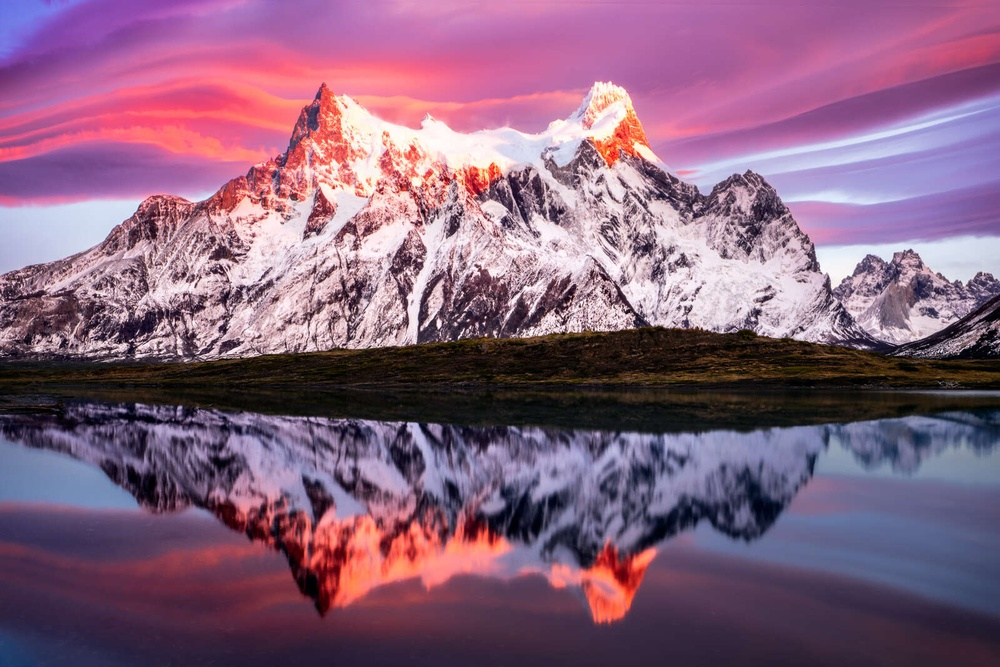
#> input picture high.jpg, 1000 x 667 px, shrunk from 1600 x 1067 before the run
$ python img_svd.py
#> lines starting #> are read from the running program, lines starting #| are printed output that depends on the picture
### my_svd.py
import numpy as np

def SVD(A, full_matrices=True):
    m, n = A.shape

    u = A @ A.T
    eigvals_U, eigvecs_U = np.linalg.eigh(u)

    idx = np.argsort(eigvals_U)[::-1]
    eigvals_U = eigvals_U[idx]
    eigvecs_U = eigvecs_U[:, idx]

    diagnol_vals = np.sqrt(np.maximum(eigvals_U, 0))

    U = eigvecs_U


    nonzero_idx = diagnol_vals > 1e-10
    sigma = np.diag(1 / diagnol_vals[nonzero_idx])
    V_partial = sigma @ U[:, nonzero_idx].T @ A
    V = np.zeros((n, n))
    V[:V_partial.shape[0], :] = V_partial

    if full_matrices:
        U = np.pad(U, ((0, 0), (0, n - m)), mode='constant') if m < n else U
        V = V
    else:
        k = min(m, n)
        U = U[:, :k]
        diagnol_vals = diagnol_vals[:k]
        V = V[:k, :]

    return U, diagnol_vals, V

### img_svd.py
import matplotlib.pyplot as plt
from matplotlib.image import imread
import numpy as np
import my_svd

A = imread('high.jpg').astype(float)

# Split into R, G, B channels
R = A[:, :, 0]
G = A[:, :, 1]
B = A[:, :, 2]

# Apply SVD to each channel
Ur, Sr, Vr = my_svd.SVD(R, full_matrices=True)
#> in SVD, `eigvals_U, eigvecs_U = np.linalg.eigh(u)`:
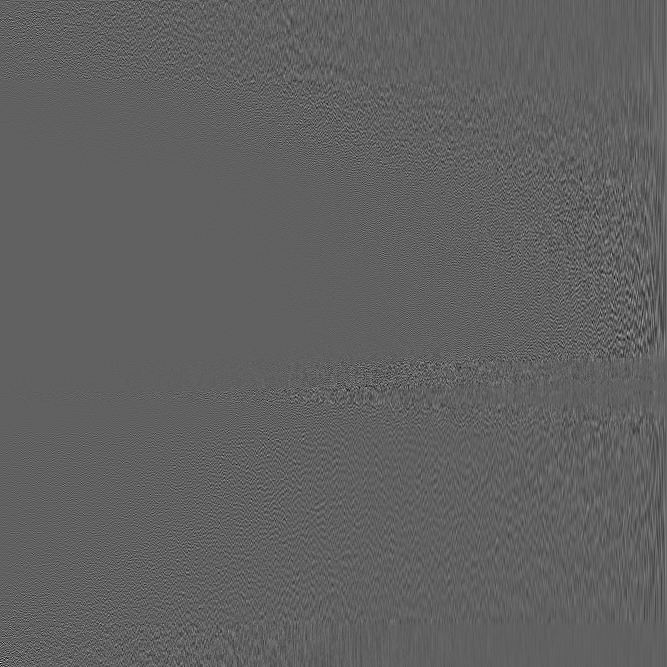
#> eigvecs_U: shape (667, 667) float64; min -0.319, max 0.519, mean 4.94e-05; drawn with min black and max white
#> in SVD, `eigvals_U, eigvecs_U = np.linalg.eigh(u)`: eigvals_U = 667 values from 14.24 to 1.45e+10
#> in SVD, `idx = np.argsort(eigvals_U)[::-1]`: idx = 667 values, max 666 at index 0, min 0 at index 666, mean 333
#> in SVD, `eigvals_U = eigvals_U[idx]`: eigvals_U = 667 values, max 1.45e+10 at index 0, min 14.24 at index 666, mean 23566390.4
#> in SVD, `diagnol_vals = np.sqrt(np.maximum(eigvals_U, 0))`: diagnol_vals = 667 values, max 120613.8 at index 0, min 3.77 at index 666, mean 707.4
#> in SVD, `U = np.pad(U, ((0, 0), (0, n - m)), mode='constant') if m < n else U`:
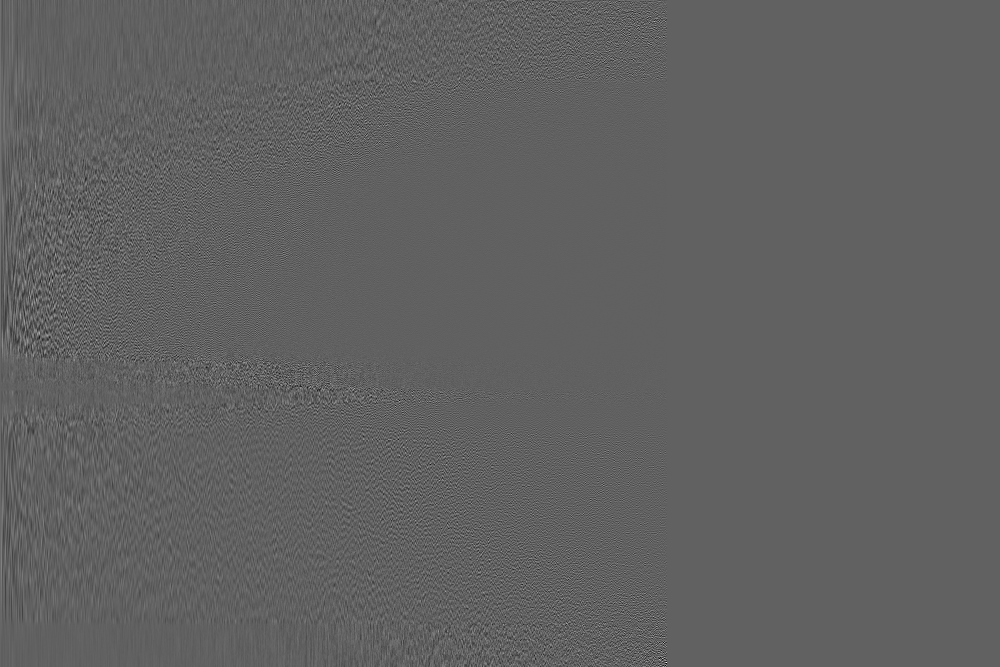
#> U: shape (667, 1000) float64; min -0.319, max 0.519, mean 3.29e-05; drawn with min black and max white
#> Sr has the same summary as diagnol_vals in SVD
Ug, Sg, Vg = my_svd.SVD(G, full_matrices=True)
#> call 2 of SVD, with full_matrices = True
#> in SVD (call 2), `eigvals_U, eigvecs_U = np.linalg.eigh(u)`:
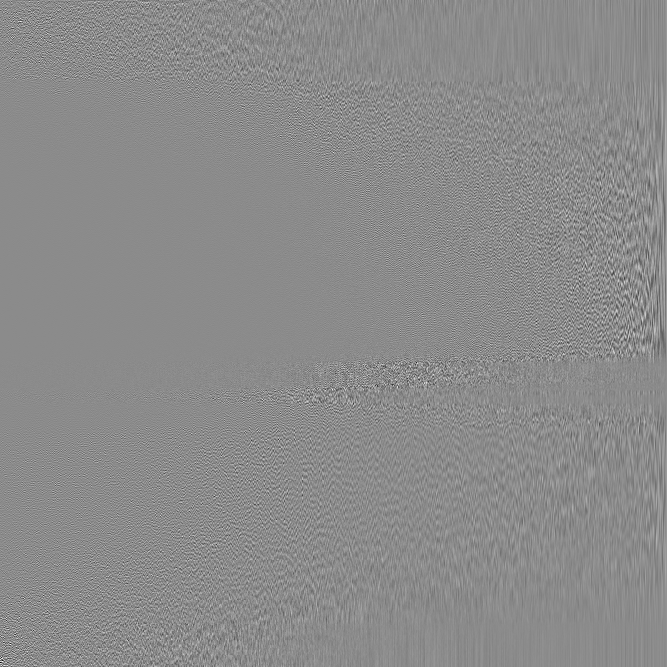
#> eigvecs_U: shape (667, 667) float64; min -0.406, max 0.336, mean 2.56e-05; drawn with min black and max white
#> in SVD (call 2), `eigvals_U, eigvecs_U = np.linalg.eigh(u)`: eigvals_U = 667 values from 12.02 to 7.74e+09
#> in SVD (call 2), `eigvals_U = eigvals_U[idx]`: eigvals_U = 667 values, max 7.74e+09 at index 0, min 12.02 at index 666, mean 13244077.2
#> in SVD (call 2), `diagnol_vals = np.sqrt(np.maximum(eigvals_U, 0))`: diagnol_vals = 667 values, max 88003.1 at index 0, min 3.47 at index 666, mean 642.5
#> Sg has the same summary as diagnol_vals in SVD
Ub, Sb, Vb = my_svd.SVD(B, full_matrices=True)
#> call 3 of SVD, with full_matrices = True
#> in SVD (call 3), `eigvals_U, eigvecs_U = np.linalg.eigh(u)`:
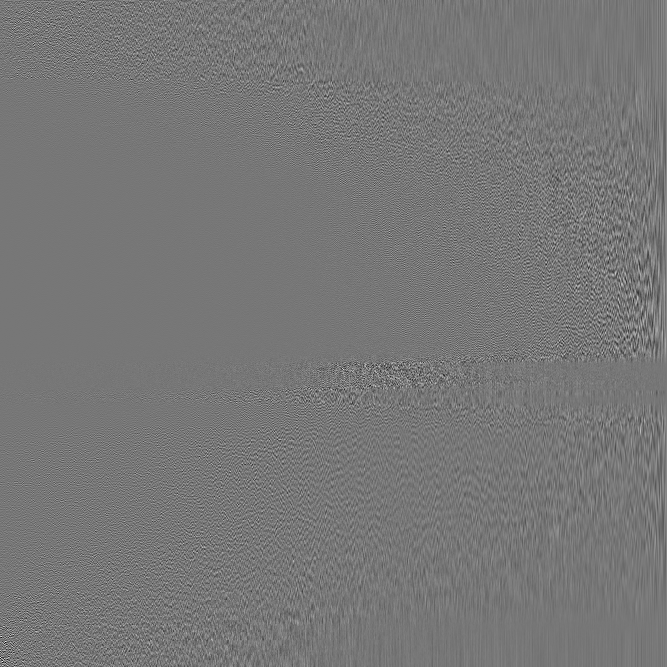
#> eigvecs_U: shape (667, 667) float64; min -0.35, max 0.397, mean 5.8e-05; drawn with min black and max white
#> in SVD (call 3), `eigvals_U, eigvecs_U = np.linalg.eigh(u)`: eigvals_U = 667 values from 15.1 to 1.21e+10
#> in SVD (call 3), `eigvals_U = eigvals_U[idx]`: eigvals_U = 667 values, max 1.21e+10 at index 0, min 15.1 at index 666, mean 19875045.4
#> in SVD (call 3), `diagnol_vals = np.sqrt(np.maximum(eigvals_U, 0))`: diagnol_vals = 667 values, max 110124.4 at index 0, min 3.89 at index 666, mean 677
#> in SVD (call 3), `U = np.pad(U, ((0, 0), (0, n - m)), mode='constant') if m < n else U`:
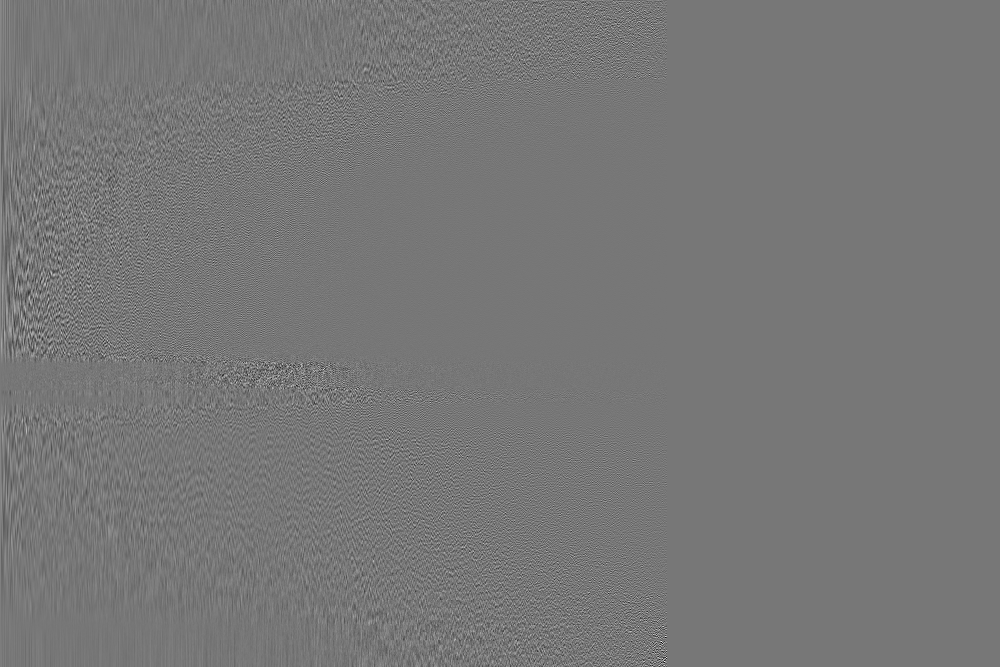
#> U: shape (667, 1000) float64; min -0.35, max 0.397, mean 3.87e-05; drawn with min black and max white
#> Sb has the same summary as diagnol_vals in SVD

# Choose how many singular values to keep
k = 100

# [7 lines of commented-out code are left out]
R_recon = Ur[:, :k] @ np.diag(Sr[:k]) @ Vr[:k, :]
G_recon = Ug[:, :k] @ np.diag(Sg[:k]) @ Vg[:k, :]
B_recon = Ub[:, :k] @ np.diag(Sb[:k]) @ Vb[:k, :]
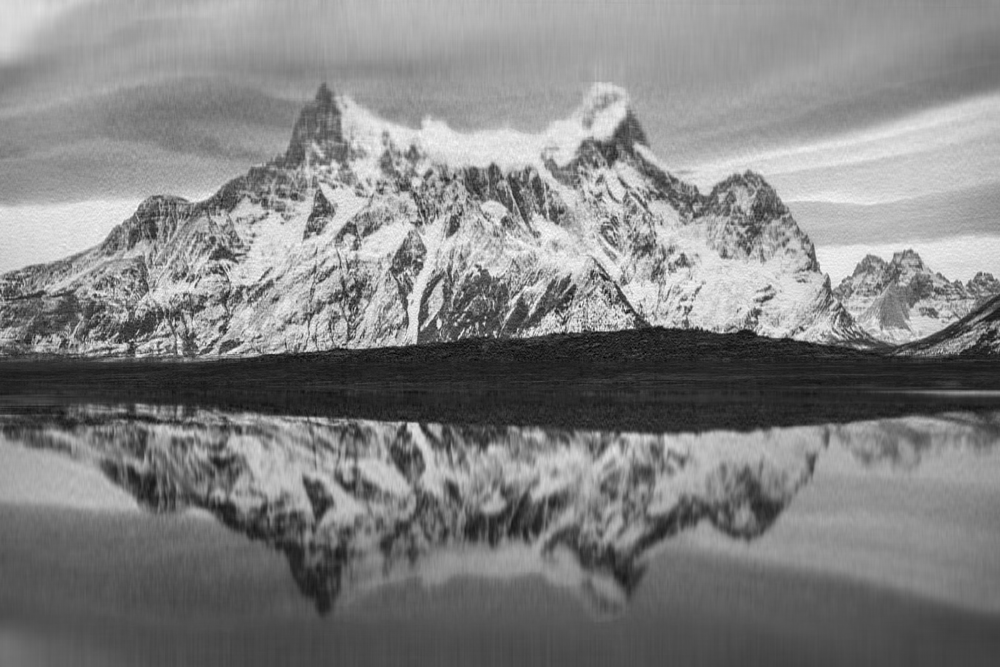
#> B_recon: shape (667, 1000) float64; min -34.44, max 276.6, mean 124.5; drawn with min black and max white

# Stack channels back
A_recon = np.stack((R_recon, G_recon, B_recon), axis=2)
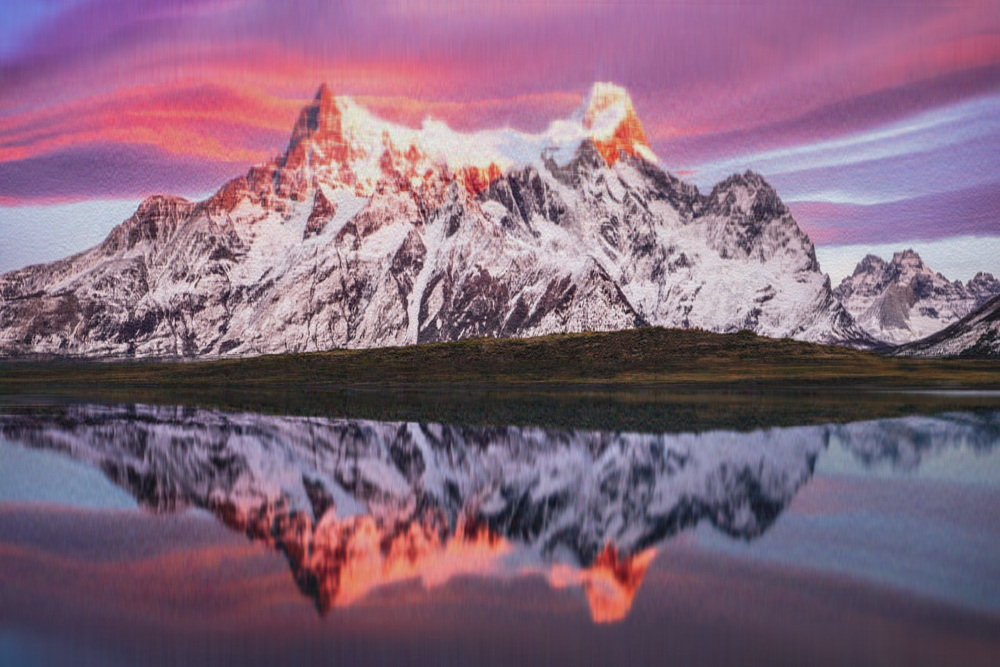
#> A_recon: shape (667, 1000, 3) float64; mean R, G, B 134.8, 98, 124.5; drawn with min black and max white

# Clip values to [0, 255] for display
A_recon = np.clip(A_recon, 0, 255).astype(np.uint8)

# Show reconstructed image
plt.imshow(A_recon)
plt.axis('off')
plt.title(f'SVD Reconstruction with k={k}')
plt.show()


#svd.SVD(R,full_matrix=True)
